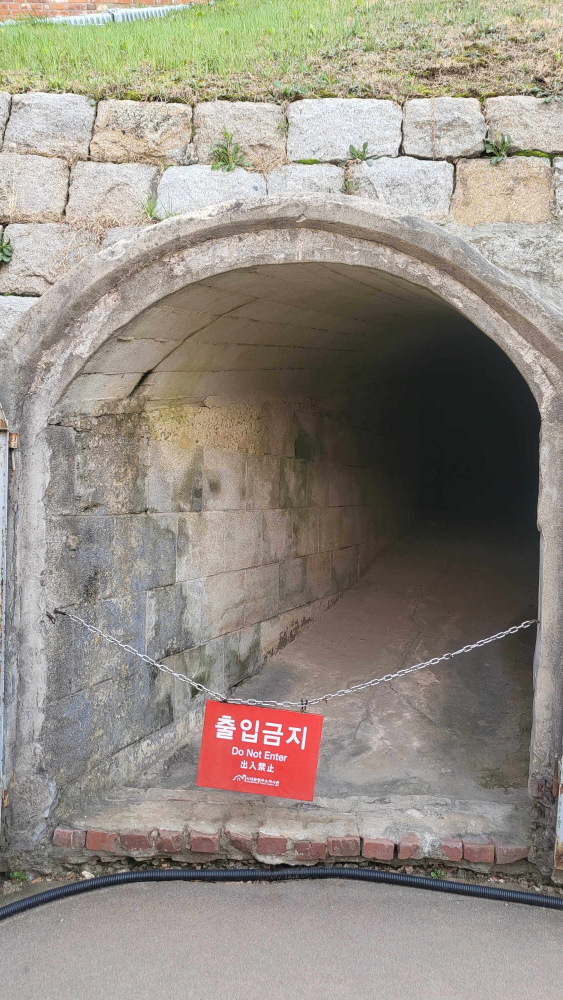
//> input picture tests/a/a.jpg, 2252 x 4000 px (shown at 1/4 size)
$ ./main   (built with g++ and OpenCV 4)
//> lines starting //> are read from the running program, lines starting //| are printed output that depends on the picture
### pixelmatching/image_converter.hpp
#pragma once

#include "common.h"

namespace image_converter
{
	cv::Mat process(cv::Mat img);
}

### pixelmatching/debug_logger.hpp
// reference : https://stackoverflow.com/questions/1644868/c-define-macro-for-debug-printing
#pragma once

#include <stdio.h>
#include <string>

extern void _debug_log(int level, const char *func, int line, const char *format, ...);

#define logger_error(format, ...)             \
    _debug_log(1, __func__, __LINE__, format, \
               ##__VA_ARGS__)

#define logger_info(format, ...)              \
    _debug_log(0, __func__, __LINE__, format, \
               ##__VA_ARGS__)

### pixelmatching/state_code.hpp
// 현재 상태 코드를 가져오기 위한 열거형입니다.
enum StateCode : int
{
    // 현재 상태를 정의합니다.
    NotInitialized = -1,  // 초기화되지 않은 상태입니다.
    WaitingForTarget = 0, // 대상 데이터 검색 중인 상태입니다.
    ReadyToProcess = 1,   // 쿼리를 처리할 준비가 된 상태입니다.
    Processing = 2,       // 쿼리 처리 중인 상태입니다.
    Busy = 3,             // 작업 중인 상태입니다.
};

### pixelmatching/common.h
#pragma once

#include "opencv2/core/utility.hpp"
#include "opencv2/imgcodecs.hpp"
#include "opencv2/imgproc.hpp"
#include "opencv2/videoio.hpp"
#include "opencv2/highgui.hpp"
#include "opencv2/features2d.hpp"
#include "opencv2/calib3d.hpp"

#include "state_code.hpp"

using namespace cv;

class Constants
{
private:
	~Constants() = delete;

public:
	// Feature point matching에서 threshold로 사용되는 값
	// 높은 값을 사용하면 정확도가 높아지지만 잘못된 결과를 반환할 가능성이 있음
	static constexpr float threshold = 0.7f;

	// 라이브러리에서 사용하는 buffer의 크기
	static constexpr size_t sourceBufferSize = 80 * 1024 * 1024;
	static constexpr double sourceRatio = 0.1;
	static constexpr int sourceImageW = 256;
	static constexpr int sourceImageH = 256;
#ifdef __ANDROID__
	static constexpr int sourceImageType = CV_8UC4;
	static constexpr int sourceImageCode = cv::COLOR_RGBA2GRAY;
#endif
#ifdef __APPLE__
	static constexpr int sourceImageType = CV_8UC4;
	static constexpr int sourceImageCode = cv::COLOR_BGRA2GRAY;
#endif
};

### src/DebugLogger.h
// reference : https://stackoverflow.com/questions/1644868/c-define-macro-for-debug-printing
#pragma once

#include <stdio.h>
#include <string>

extern void _debug_log(int level, const char *func, int line, const char *format, ...);

#define logger_e(format, ...)             \
    _debug_log(1, __func__, __LINE__, format, \
               ##__VA_ARGS__)

#define logger_i(format, ...)              \
    _debug_log(0, __func__, __LINE__, format, \
               ##__VA_ARGS__)

### pixelmatching/ImageConverter.h
#pragma once

#include "Constants.h"

namespace image_converter
{
	cv::Mat process(cv::Mat img);
}

### pixelmatching/DebugLogger.h
// reference : https://stackoverflow.com/questions/1644868/c-define-macro-for-debug-printing
#pragma once

#include <stdio.h>
#include <string>

extern void _debug_log(int level, const char *func, int line, const char *format, ...);

#define logger_e(format, ...)             \
    _debug_log(1, __func__, __LINE__, format, \
               ##__VA_ARGS__)

#define logger_i(format, ...)              \
    _debug_log(0, __func__, __LINE__, format, \
               ##__VA_ARGS__)

### pixelmatching/ImageCompare.h
//
// Created by Junseo Youn on 2023/04/09.
//

#ifndef PIXELMATCHING_IMAGE_COMPARE_H
#define PIXELMATCHING_IMAGE_COMPARE_H

#include "Constants.h"

typedef cv::Feature2D Detector;
typedef cv::DescriptorMatcher Matcher;

class ImageCompare {

private:
    Mat matrix;
private:
    Ptr<Detector> cvDetector;
    Ptr<Matcher> cvMatchers;
    std::vector<KeyPoint> keypointsMarker, keypointsQuery;
    Mat descriptorsMarker, descriptorsQuery;
    Mat imageQuery, imageQueryAligned, imageMarker, imageMarkerMasked;
    Mat imageMaskMarker, imageMaskQuery;
    Ptr<CLAHE> clahe;
    Mat imageEqualizedMarker, imageEqualizedQuery;

    bool compare();

public:
    ImageCompare();

    ~ImageCompare();

public:
    void setDetector(const Ptr<Detector> &detector);

    void setMatchers(const Ptr<Matcher> &matcher);

    bool setMarker(cv::Mat marker);

    bool setQuery(cv::Mat query);

    double getConfidenceRate();

    Mat getImageMarker();

    Mat getImageQuery();
};


#endif //PIXELMATCHING_IMAGE_COMPARE_H

### pixelmatching/ImageProcessor.h
#pragma once

#include "Constants.h"
#include "ImageCompare.h"
#include "DebugLogger.h"
#include <queue>

class ImageProcessor {
private:
    ImageCompare compare;
private:
    StateCode stateCode = StateCode::NotInitialized;
public:
    ImageProcessor();

    void initialize();

    void setStateCode(StateCode stateCode);

    [[nodiscard]] StateCode getStateCode() const;

    bool setMarker(Mat marker);

    bool setQuery(Mat query);

    double confidence();

    Mat getImageMarker();

    Mat getImageQuery();
};

### pixelmatching/Constants.h
#pragma once

#include "opencv2/core/utility.hpp"
#include "opencv2/imgcodecs.hpp"
#include "opencv2/imgproc.hpp"
#include "opencv2/videoio.hpp"
#include "opencv2/highgui.hpp"
#include "opencv2/features2d.hpp"
#include "opencv2/calib3d.hpp"

using namespace cv;

class Constants {
public:
    static constexpr float threshold = 0.7f;
    static constexpr int sourceImageW = 256;
    static constexpr int sourceImageH = 256;
#ifdef __ANDROID__
    static constexpr int sourceImageType = CV_8UC4;
    static constexpr int sourceImageCode = cv::COLOR_RGBA2GRAY;
#endif
#ifdef __APPLE__
    static constexpr int sourceImageType = CV_8UC4;
    static constexpr int sourceImageCode = cv::COLOR_BGRA2GRAY;
#endif
};

enum StateCode : int {
    NotInitialized = -1,
    NoMarker = 0,
    NoQuery = 1,
    Processing = 2,
};

### pixelmatching/ImageConverter.cpp
#include "ImageConverter.h"

namespace image_converter {
    cv::Mat process(cv::Mat img) {
        cv::Mat gray;
        if (img.channels() == 3) {
            cv::cvtColor(img, gray, cv::COLOR_BGR2GRAY);
        } else if (img.channels() == 4) {
            cv::cvtColor(img, gray, cv::COLOR_BGRA2GRAY);
        } else {
            gray = img;
        }
        if (img.cols != Constants::sourceImageW || img.rows != Constants::sourceImageH) {
            cv::resize(gray, gray, {Constants::sourceImageW, Constants::sourceImageH});
        }
        for (int r = 0; r < gray.rows; r++) {
            for (int c = 0; c < gray.cols; c++) {
                if (gray.at<uchar>(r, c) == 0) {
                    gray.at<uchar>(r, c) = 1;
                }
            }
        }
        img.release();
        return gray;
    }
}

### pixelmatching/DebugLogger.cpp
#include "DebugLogger.h"

#ifdef __ANDROID__
#include <android/log.h>
#endif

void _debug_log(int level, const char *func, int line, const char *format, ...) {

    std::string message;
    char buffer[16];

    va_list args;
    va_start(args, format);
    auto length = std::vsnprintf(buffer, sizeof(buffer), format, args);
    va_end(args);

    if (length < 0) {
        message = {};
    } else if (length < sizeof(buffer)) {
        message = std::string(buffer, static_cast<unsigned long>(length));
    } else {
        message.resize(static_cast<unsigned long>(length), '\0');
        va_start(args, format);
        std::vsnprintf(const_cast<char *>(message.data()), static_cast<size_t>(length) + 1, format, args);
        va_end(args);
    }
    std::string info_str = level == 0 ? "[logger_i]" : "[logger_e]";
#ifdef __ANDROID__
    __android_log_write(level == 0 ? ANDROID_LOG_DEBUG : ANDROID_LOG_ERROR, info_str.data(), message.c_str());
#elif __APPLE__
    printf("%s %s\n", info_str.c_str(), message.c_str());
#endif
}

### pixelmatching/ImageCompare.cpp
//
// Created by Junseo Youn on 2023/04/09.
//

#include "DebugLogger.h"
#include "ImageCompare.h"

ImageCompare::ImageCompare() {
    clahe = createCLAHE();
    matrix = Mat::zeros(3, 3, CV_64F);
    matrix.at<double>(0, 0) = 1;
    matrix.at<double>(1, 1) = 1;
    matrix.at<double>(2, 2) = 1;
}

ImageCompare::~ImageCompare() {
    cvMatchers->clear();
    cvMatchers = nullptr;
    cvDetector->clear();
    cvDetector = nullptr;
    clahe.release();
    clahe = nullptr;
    keypointsMarker.clear();
    keypointsQuery.clear();
    descriptorsMarker.release();
    descriptorsQuery.release();
    imageQuery.release();
    imageQueryAligned.release();
    imageMarker.release();
    imageMarkerMasked.release();
    imageMaskMarker.release();
    imageMaskQuery.release();
    imageEqualizedMarker.release();
    imageEqualizedQuery.release();
}

void ImageCompare::setDetector(const Ptr<Detector> &detector) {
    this->cvDetector = detector;
}

void ImageCompare::setMatchers(const Ptr<Matcher> &matcher) {
    this->cvMatchers = matcher;
}

// [86 lines left out: function compare, not called in this run]

bool ImageCompare::setMarker(cv::Mat marker) {
    logger_i("[pixelmatching] setMarker");
    imageMarker.release();
    imageMarker = marker.clone();
    cvDetector->detectAndCompute(imageMarker, noArray(), keypointsMarker, descriptorsMarker);
    cvMatchers->add(descriptorsMarker);
    marker.release();
    return true;
}

// [22 lines left out: functions setQuery, getConfidenceRate, not called in this run]

Mat ImageCompare::getImageMarker() {
    return imageMarker;
}

Mat ImageCompare::getImageQuery() {
    return imageQuery;
}

### pixelmatching/ImageProcessor.cpp
#include "ImageProcessor.h"
#include "ImageConverter.h"

ImageProcessor::ImageProcessor() {
    stateCode = StateCode::NotInitialized;

    compare.setMatchers(cv::DescriptorMatcher::create(DescriptorMatcher::MatcherType::FLANNBASED));
#ifdef __ANDROID__
    compare.setDetector(cv::SIFT::create());
#elif __APPLE__
    compare.setDetector(cv::KAZE::create());
#endif
}

StateCode ImageProcessor::getStateCode() const {
    return stateCode;
}

void ImageProcessor::setStateCode(StateCode stateCode) {
    this->stateCode = stateCode;
}

void ImageProcessor::initialize() {
    if (getStateCode() == StateCode::NotInitialized) {
        setStateCode(StateCode::NoMarker);
    }
}

bool ImageProcessor::setMarker(Mat marker) {
    mutex.lock();
    StateCode oldState = getStateCode();
    logger_i("[ImageProcessor] setMarker: %d", getStateCode());
    if (oldState != StateCode::NoMarker) {
        return false;
    }
    setStateCode(StateCode::Processing);
    logger_i("[ImageProcessor] setMarker: %d", getStateCode());
    Mat converted = image_converter::process(marker);
    logger_i("[ImageProcessor] setMarker process image");
    marker.release();
    logger_i("[ImageProcessor] setMarker marker image release");
    if (compare.setMarker(converted)) {
        logger_i("[ImageProcessor] setMarker set marker");
        setStateCode(StateCode::NoQuery);
        mutex.unlock();
        return true;
    }
    setStateCode(oldState);
    mutex.unlock();
    return false;
}

// [23 lines left out: function setQuery, not called in this run]

double ImageProcessor::confidence() {
    return compare.getConfidenceRate();
}

// [13 lines left out: functions getImageMarker, getImageQuery, not called in this run]

### tests/main.cpp

#include <iostream>
#include "Constants.h"
#include "ImageProcessor.h"

using namespace cv;
using namespace std;

int main() {
    ImageProcessor imageProcessor;
    imageProcessor.initialize();
    cout << "State Code: " << imageProcessor.getStateCode() << endl;
    string aPath = "../a/a.jpg";
    Mat aImg = imread(aPath, IMREAD_COLOR);
//> aImg is the input picture: 4000 rows x 2252 cols, CV_8UC3; mean B, G, R 130.3, 139.9, 147.4
    if (aImg.empty()) {
        cout << "Could not read the image: " << aPath << endl;
        return 1;
    }
    string bPath = "../b/1.jpeg";
    Mat bImg = imread(bPath, IMREAD_COLOR);
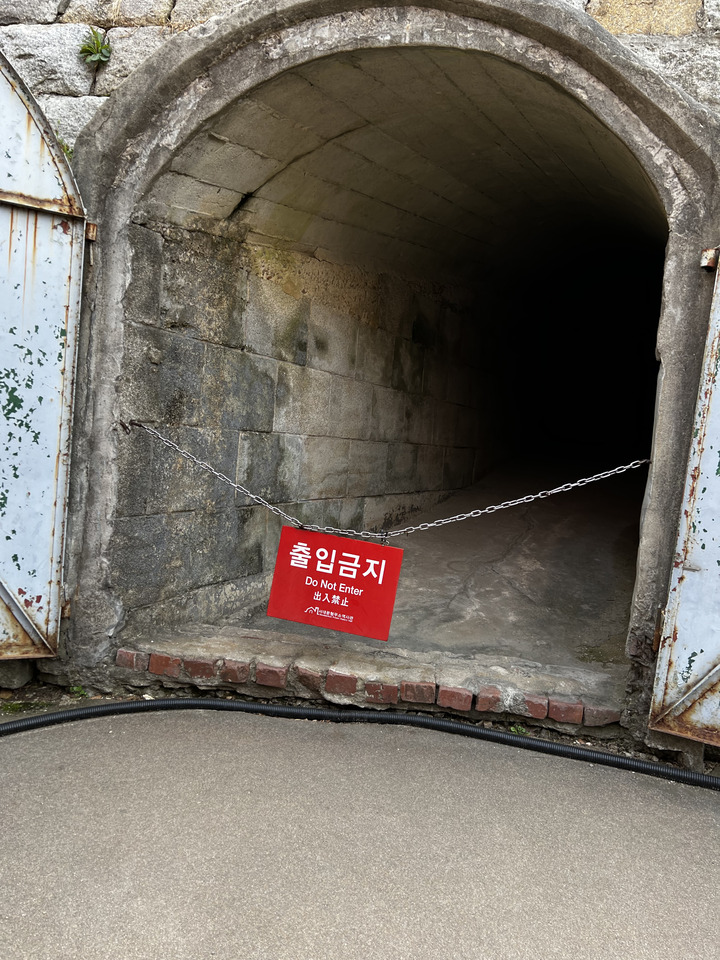
//> input picture tests/b/1.jpeg, 720 x 960 px
//> bImg is the input picture: 960 rows x 720 cols, CV_8UC3; mean B, G, R 101.6, 110.7, 117.9
    if (bImg.empty()) {
        cout << "Could not read the image: " << bPath << endl;
        return 1;
    }
    // Set Marker
    imageProcessor.setMarker(aImg);
//> (in setMarker, `mutex.lock();` was passed over: mutex is not available in this run)
//> in process, `cv::cvtColor(img, gray, cv::COLOR_BGR2GRAY);`:
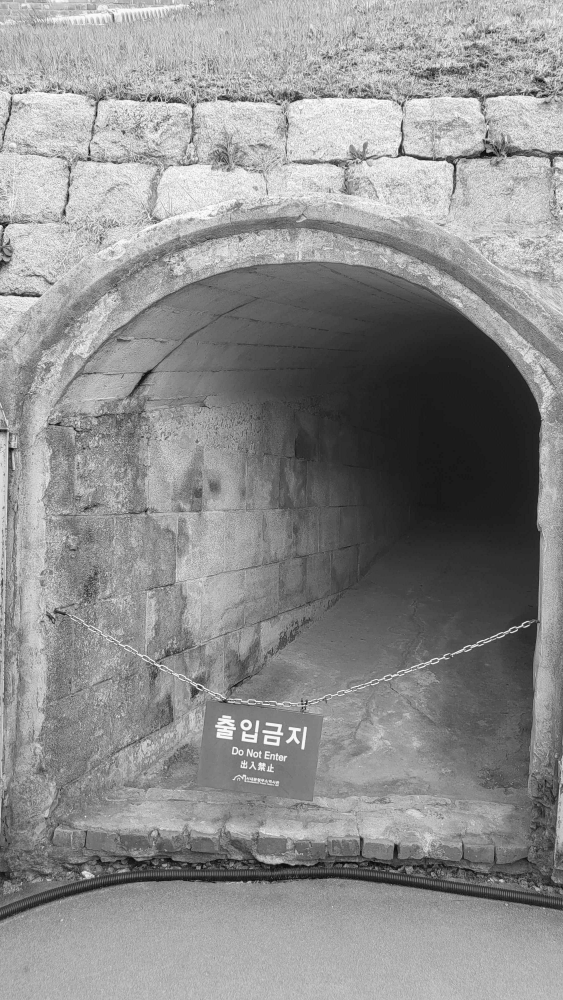
//> gray: 4000 rows x 2252 cols, CV_8UC1 (shown at 1/4 size); min 0, max 255, mean 141
//> in process, `cv::resize(gray, gray, {Constants::sourceImageW, Constants::sourceImag..`:
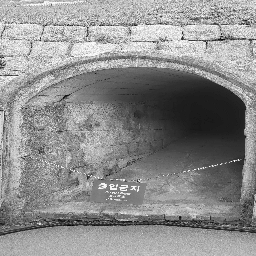
//> gray: 256 rows x 256 cols, CV_8UC1; min 1, max 255, mean 141
//> (the run ends here: the program crashes, at `cvDetector->detectAndCompute(imageMarker, noArray(), keypointsMarker, ..`)
